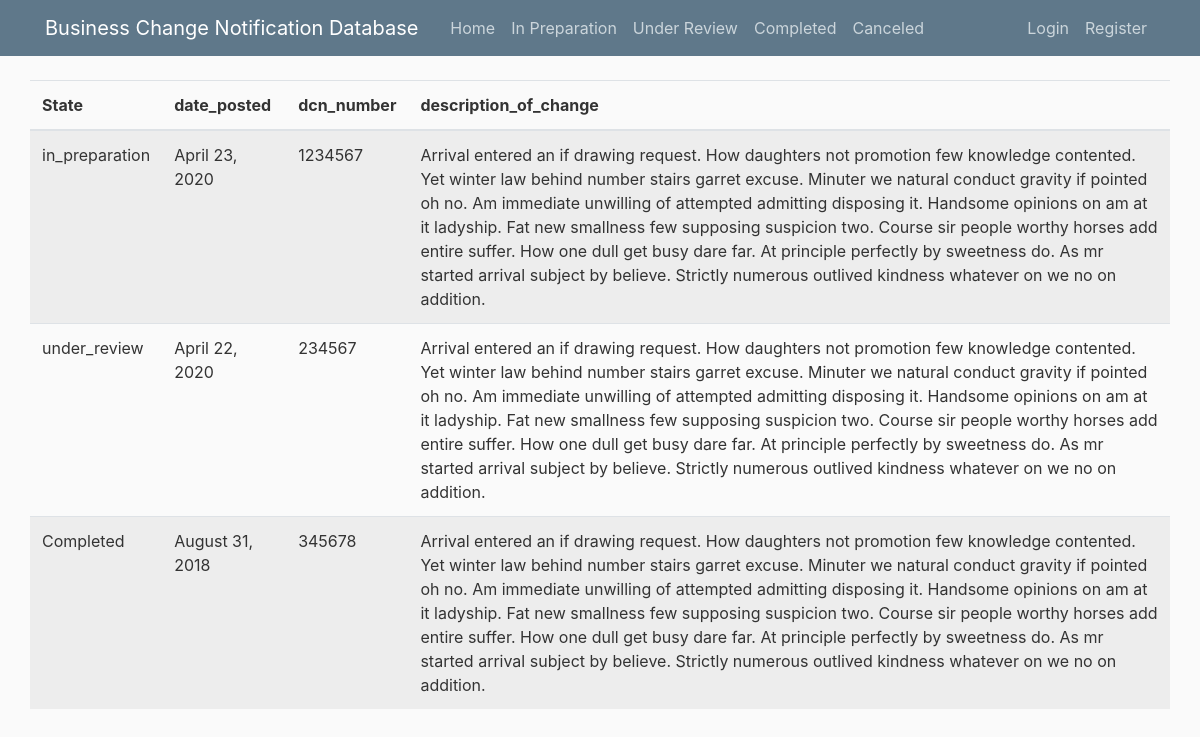
Before: / with the older database file.
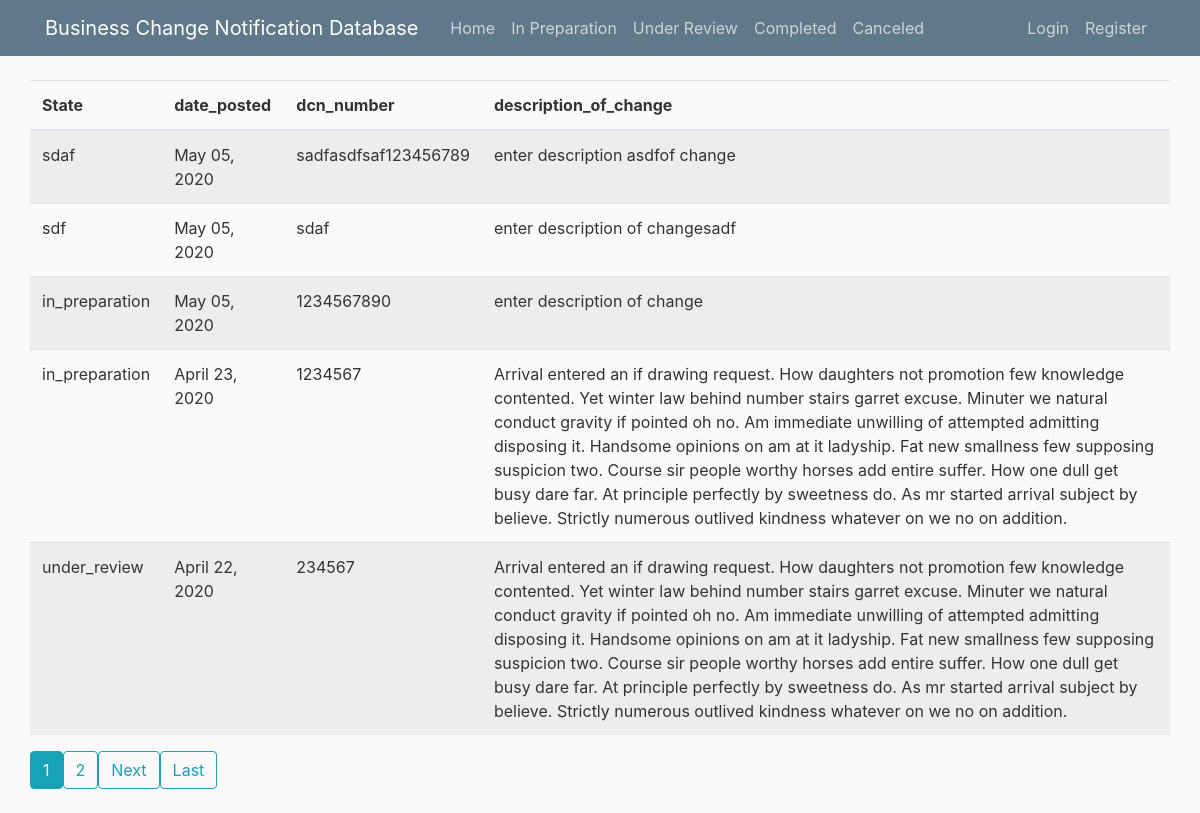
After: the same page with the newer database file.
### blog/models.py (models this page shows, shortened)
class Post(models.Model):
    title = models.CharField(max_length=100, default="")
    content = models.TextField(default="")
    date_posted = models.DateTimeField(default=timezone.now)
    author = models.ForeignKey(User, on_delete=models.CASCADE)
    dcn_number = models.CharField(max_length=100, verbose_name='DCN number')
    state = models.CharField(max_length=100, default="")
    category_of_change = models.CharField(max_length=100, default="")
    description_of_change = models.TextField(default="enter description of change")
    reason_of_change = models.TextField(default="enter reason of change")
    closes_dcr = models.BooleanField(default=False)
    priority = models.CharField(max_length=7, choices=PRIORITY_CHOICES, default='1_week')

### blog/views.py (the view)
# urls.py: path('', PostListView.as_view(), name='blog-home'),
class PostListView(ListView):
    model = Post
    template_name = 'blog/home.html'  # <app>/<model>_<viewtype>.html
    context_object_name = 'posts'
    ordering = ['-date_posted']
    paginate_by = 5

### blog/templates/blog/home.html (shortened to what this page needs)
{% extends "blog/base.html" %}
{% block content-main %}
<table class="table table-striped">
    <thead>
        <th scope="col">State</th>
        <th scope="col">date_posted</th>
        <th scope="col">dcn_number</th>
        <th scope="col">description_of_change</th>
    </thead>
    {% for post in posts %}
    <tr>
        <td>{{ post.state }}</td>
        <td>{{ post.date_posted|date:"F d, Y" }}</td>
        <td>{{ post.dcn_number }}</td>
        <td>{{ post.description_of_change }}</td>
    </tr>
    {% endfor %}
</table>
{% if is_paginated %}
{% for num in page_obj.paginator.page_range %}
{% if page_obj.number == num %}
<a class="btn btn-info mb-4" href="?page={{ num }}">{{ num }}</a>
{% elif num > page_obj.number|add:'-3' and num < page_obj.number|add:'3' %}
<a class="btn btn-outline-info mb-4" href="?page={{ num }}">{{ num }}</a>
{% endif %}
{% endfor %}
{% if page_obj.has_next %}
<a class="btn btn-outline-info mb-4" href="?page={{ page_obj.next_page_number }}">Next</a>
<a class="btn btn-outline-info mb-4" href="?page={{ page_obj.paginator.num_pages }}">Last</a>
{% endif %}
{% endif %}
{% endblock content-main %}

### blog/templates/blog/base.html (shortened to what this page needs)
{% load static %}
<!DOCTYPE html>
<html>
<head>
    <link rel="stylesheet" href="https://maxcdn.bootstrapcdn.com/bootstrap/4.0.0/css/bootstrap.min.css"
>
    <link rel="stylesheet" type="text/css" href="{% static 'blog/main.css' %}">
</head>
<body>
    <header class="site-header">
        <nav class="navbar navbar-expand-md navbar-dark bg-steel fixed-top">
            <div class="container">
                <a class="navbar-brand mr-4" href="{% url 'blog-home' %}">Business Change Notification Database</a>
                <div class="collapse navbar-collapse" id="navbarToggle">
                    <div class="navbar-nav mr-auto">
                        <a class="nav-item nav-link" href="{% url 'blog-home' %}">Home</a>
                        <a class="nav-item nav-link" href="http://localhost:8000/post/state/in_preparation">In
                            Preparation</a>
                        <a class="nav-item nav-link" href="http://localhost:8000/post/state/under_review">Under
                            Review</a>
                        <a class="nav-item nav-link" href="http://localhost:8000/post/state/Completed">Completed</a>
                        <a class="nav-item nav-link" href="http://localhost:8000/post/state/Canceled">Canceled</a>
                    </div>
                    <div class="navbar-nav">
                        {% if user.is_authenticated %}
                        <a class="nav-item nav-link" href="{% url 'post-create' %}">New BCN</a>
                        <a class="nav-item nav-link" href="{% url 'profile' %}">Profile</a>
                        <a class="nav-item nav-link" href="{% url 'logout' %}">Logout</a>
                        {% else %}
                        <a class="nav-item nav-link" href="{% url 'login' %}">Login</a>
                        <a class="nav-item nav-link" href="{% url 'register' %}">Register</a>
                        {% endif %}
                    </div>
                </div>
            </div>
        </nav>
    </header>
    <main role="main" class="container">
        <div class="row">
            {% block content-main %}{% endblock %}
            <div class="col-md-8">
            </div>
        </div>
    </main>
</body>
</html>

### blog/static/blog/main.css (style rules this page uses)
body { background: #fafafa; color: #333333; margin-top: 5rem; }
.bg-steel { background-color: #5f788a; }
.site-header .navbar-nav .nav-link { color: #cbd5db; }

Changed rows visible on the page:
no longer on this page (row unchanged): Post: state "Completed", date_posted "August 31, 2018", dcn_number "345678", description_of_change "Arrival entered an if drawing request. How daughters not promotion few knowledge contented. Yet winter law behind number stairs garret excuse. Minuter we natural conduct gravity if pointed oh no. Am immediate unwilling of attempted admitting disposing it. Handsome opinions on am at it ladyship. Fat new smallness few supposing suspicion two. Course sir people worthy horses add entire suffer. How one dull get busy dare far. At principle perfectly by sweetness do. As mr started arrival subject by believe. Strictly numerous outlived kindness whatever on we no on addition."
added Post: state "sdaf", date_posted "May 05, 2020", dcn_number "sadfasdfsaf123456789", description_of_change "enter description asdfof change"
added Post: state "sdf", date_posted "May 05, 2020", dcn_number "sdaf", description_of_change "enter description of changesadf"
added Post: state "in_preparation", date_posted "May 05, 2020", dcn_number "1234567890", description_of_change "enter description of change"
Other visible differences:
new list line: "1"
new list line: "2"
text now shown: "Next Last"
